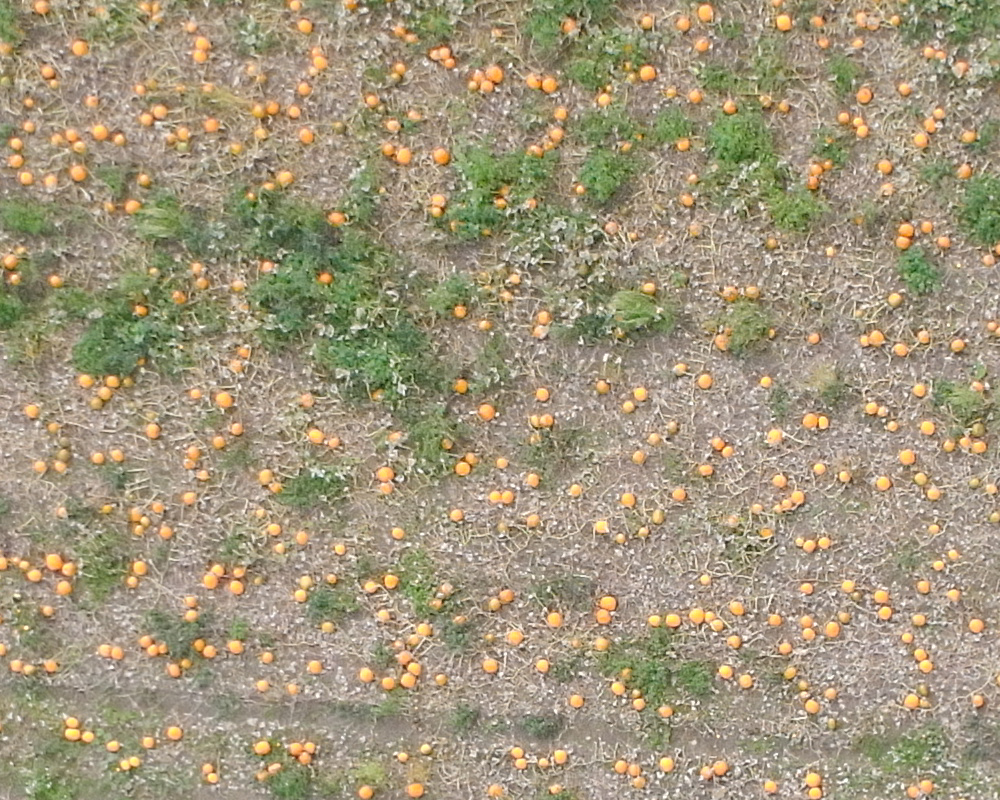
#> input picture Source/input/zoomed_original.jpg, 1000 x 800 px
$ python count_pumpkins.py
#> lines starting #> are read from the running program, lines starting #| are printed output that depends on the picture; after the words box and inside, x2 and y2 are one past the last pixel; in counts of white or black regions, pixels touching at a corner belong together
from math import floor
import cv2
import numpy as np
import random
import seaborn as sns
import matplotlib.pyplot as plt


class CountPumpkins:
    def __init__(self, img, debug = False):

        self.debug = debug

        # Inversed covariance matrix and average from "colour_variance/get_threshold.py"
        # Used to determine Mahalanobis distance for colour segmentation
        self.cov_inv = np.array([[0.1425055, 0.00316633, -0.00380055],
                                 [0.00316633, 0.00282081, 0.00163333],
                                 [-0.00380055, 0.00163333, 0.00575833]])

        self.avg = np.array([17.49497487, 155.94974874, 247.45477387])

        self.img = img
        self.img_hsv = cv2.cvtColor(self.img, cv2.COLOR_BGR2HSV)
        self.pixels = np.reshape(self.img_hsv, (-1, 3))

        self.pumpkin_count = self.detect()


    def detect(self):

        img_blur = cv2.GaussianBlur(self.img_hsv, (7, 7), 0)

        segmented_image = self.mahalanobis(img_blur)

        # Morphological filtering the image
        kernel_cls = np.ones((9, 9), np.uint8)
        kernel_opn = np.ones((5, 5), np.uint8)
        morp_image = cv2.morphologyEx(segmented_image, cv2.MORPH_CLOSE, kernel_cls)
        morp_image = cv2.morphologyEx(morp_image, cv2.MORPH_OPEN, kernel_opn)

        contours, hierarchy = cv2.findContours(morp_image, cv2.RETR_TREE, cv2.CHAIN_APPROX_SIMPLE)

        # Filter contours
        image_copy = self.img.copy()

        contours = self.remove_outliers(contours)
        cv2.drawContours(image=image_copy, contours=contours, contourIdx=-1, color=(255, 0, 0), thickness=1, lineType=cv2.LINE_AA)
        contours, clusters, size_avg = self.circlepass_filter(contours)

        if (size_avg == 0):
            return 0

        extra_count = self.count_in_cluster(clusters, size_avg, image_copy)
        pumpkin_count = len(contours) + extra_count
        cv2.drawContours(image=image_copy, contours=contours, contourIdx=-1, color=(0, 0, 255), thickness=1, lineType=cv2.LINE_AA)


        if (self.debug):
            # self.show_output(image_copy, contours, (0, 0, 255), "contours.jpg")
            self.show_output(image_copy, contours, (0, 0, 255))
            cv2.imwrite("output/segmented.jpg", segmented_image)
            cv2.imwrite("output/morp.jpg", morp_image)
            # print("Number of detected pumpkins: %d" % pumpkin_count)


        return pumpkin_count


    def mahalanobis(self, img):
        # Mahalanobis based segmentation
        shape = self.pixels.shape
        diff = self.pixels - np.repeat([self.avg], shape[0], axis=0)

        mahalanobis_dist = np.sum(diff * (diff @ self.cov_inv), axis=1)
        mahalanobis_distance_image = np.reshape(mahalanobis_dist, (img.shape[0], img.shape[1]))

        _, mahalanobis_segmented = cv2.threshold(mahalanobis_distance_image, 40, 255, cv2.THRESH_BINARY_INV)
        mahalanobis_segmented = mahalanobis_segmented.astype(np.uint8)

        return mahalanobis_segmented


    def remove_outliers(self, contours):

        good_contours = []
        contour_size = []
        thres = 4.5


        for contour in contours:
            size = np.sqrt(cv2.contourArea(contour))
            if (size != 0):
                contour_size.append(size)

        # plt.hist(contour_size, range=(0,40), bins=500)
        # plt.show()

        for i, size in enumerate(contour_size):
            if (size > thres):
                good_contours.append(contours[i])

        return good_contours


    # [68 lines left out: functions circlepass_filter, count_in_cluster, show_output, not called in this run]


if __name__ == '__main__':

    # path = "../2019-03-19 Images for third miniproject/"
    # filename = path + "EB-02-660_0595_0007.JPG"
    # filename = "../Pumpkin_Field_Clearer.tif"
    filename = "input/zoomed_original.jpg"


    image = cv2.imread(filename)
#> image is the input picture: shape (800, 1000, 3); mean B, G, R 123.7, 150.4, 162.1
    pumpkins = CountPumpkins(image, debug = True)
#> in __init__, `self.img_hsv = cv2.cvtColor(self.img, cv2.COLOR_BGR2HSV)`: self.img_hsv: shape (800, 1000, 3); mean H, S, V 21.4, 63.4, 164
#> in detect, `img_blur = cv2.GaussianBlur(self.img_hsv, (7, 7), 0)`: img_blur: shape (800, 1000, 3); mean H, S, V 21.4, 63.4, 164
#> in mahalanobis, `mahalanobis_distance_image = np.reshape(mahalanobis_dist, (img.shape[0..`:
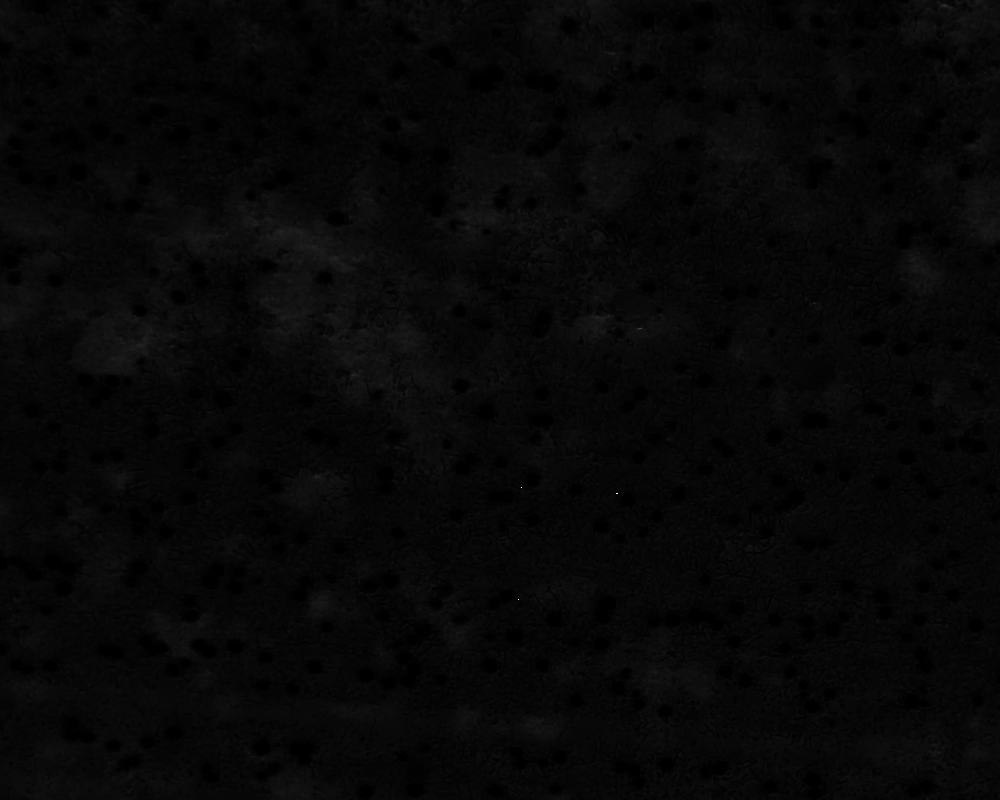
#> mahalanobis_distance_image: shape (800, 1000) float64; min 0.0368, max 3755.2, mean 113.6; drawn with min black and max white
#> in mahalanobis, `_, mahalanobis_segmented = cv2.threshold(mahalanobis_distance_image, 4..`:
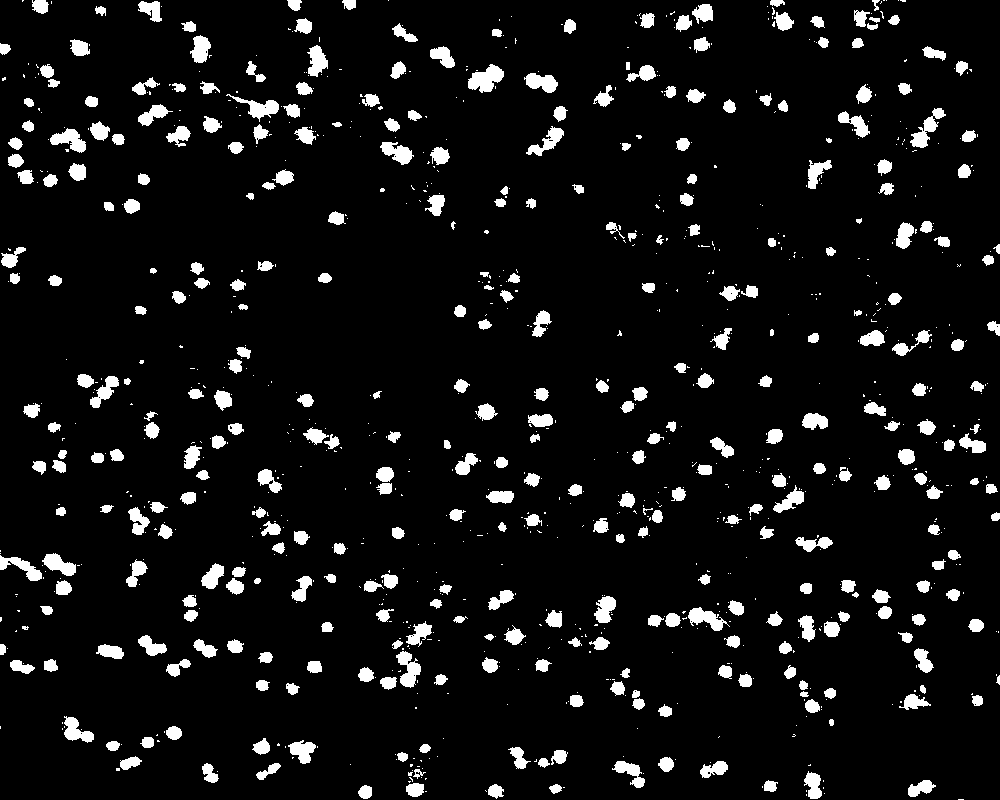
#> mahalanobis_segmented: shape (800, 1000) float64; 7.3% white; 1060 white regions (701 under 20 px), largest, box (x1, y1, x2, y2) and area: (468, 64, 504, 93) 620, (910, 108, 946, 148) 515, (396, 651, 421, 688) 502
#> in detect, `morp_image = cv2.morphologyEx(segmented_image, cv2.MORPH_CLOSE, kernel..`:
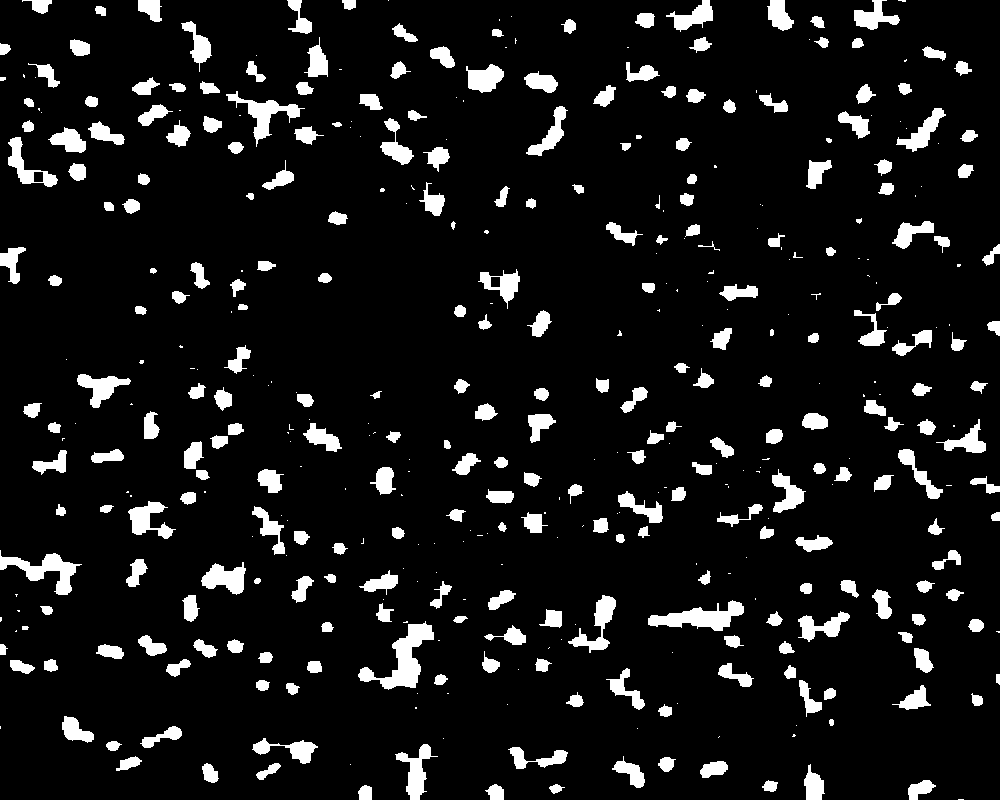
#> morp_image: shape (800, 1000); 8.8% white; 437 white regions (164 under 20 px), largest, box (x1, y1, x2, y2) and area: (358, 621, 434, 690) 1816, (648, 600, 744, 631) 1417, (0, 550, 82, 595) 1288
#> in detect, `morp_image = cv2.morphologyEx(morp_image, cv2.MORPH_OPEN, kernel_opn)`:
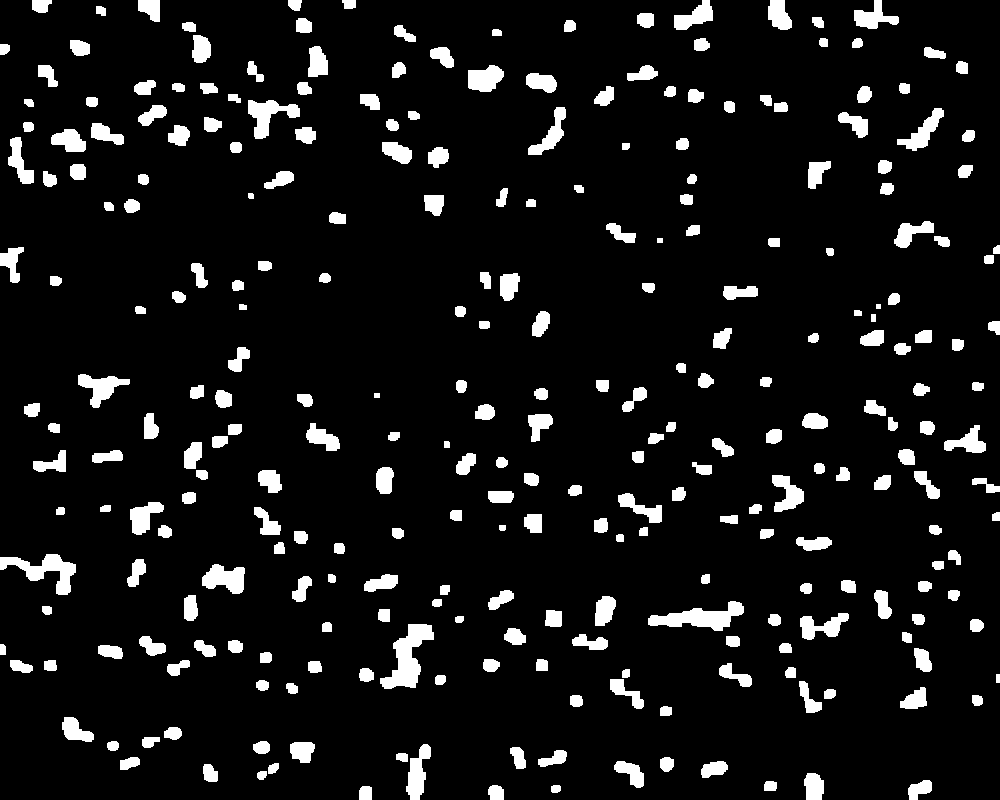
#> morp_image: shape (800, 1000); 8.3% white; 285 white regions
#> in detect, `contours, hierarchy = cv2.findContours(morp_image, cv2.RETR_TREE, cv2...`: contours = 285 contours, 1 with area under 20; largest, box (x1, y1, x2, y2) and area: (380, 624, 434, 689) 1494, (648, 601, 744, 631) 1277, (0, 554, 76, 595) 1138, (248, 100, 300, 139) 849, (202, 564, 245, 594) 794
#> the loop in remove_outliers, `for contour in contours:` made 285 passes
#> size on passes 1 to 3: 12.21, 7.58, 13.51
#> after the loop in remove_outliers, `for contour in contours:`: contour_size = 285 values, max 38.65 at index 56, min 4 at index 177, mean 13.17
#> the loop in remove_outliers, `for i, size in enumerate(contour_size):` made 285 passes
#> after the loop in remove_outliers, `for i, size in enumerate(contour_size):`: good_contours = 282 contours; largest, box (x1, y1, x2, y2) and area: (380, 624, 434, 689) 1494, (648, 601, 744, 631) 1277, (0, 554, 76, 595) 1138, (248, 100, 300, 139) 849, (202, 564, 245, 594) 794
#> in detect, `contours = self.remove_outliers(contours)`: contours has the same summary as good_contours in remove_outliers
#> (the run stopped early here; a loop or call above may not have finished)

$ run again, with Miniproject 1/Source/output/contours.jpg copied over Source/input/zoomed_original.jpg
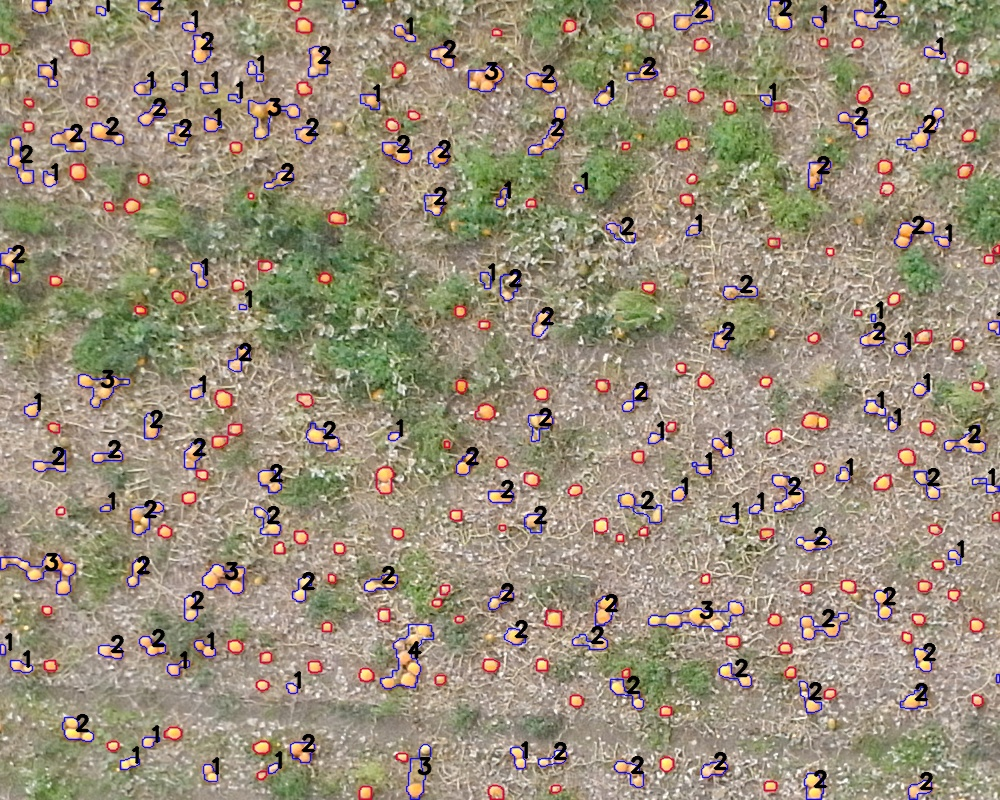
#> input picture Miniproject 1/Source/output/contours.jpg, 1000 x 800 px
#> image is the input picture: shape (800, 1000, 3); mean B, G, R 122.9, 143.1, 155.5
#> self.img_hsv: shape (800, 1000, 3); mean H, S, V 28.6, 66.2, 159.1
#> img_blur: shape (800, 1000, 3); mean H, S, V 28.6, 66.2, 159.1
#> in mahalanobis, `_, mahalanobis_segmented = cv2.threshold(mahalanobis_distance_image, 4..`:
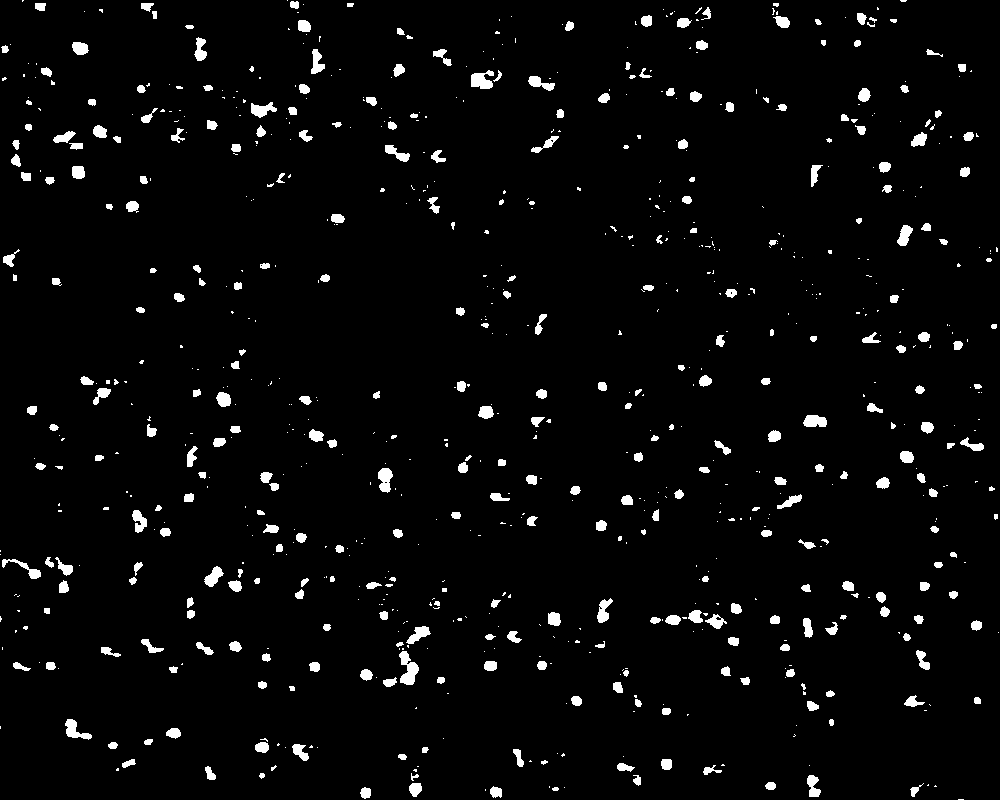
#> mahalanobis_segmented: shape (800, 1000) float64; 3.4% white; 824 white regions (495 under 20 px), largest, box (x1, y1, x2, y2) and area: (399, 651, 419, 685) 383, (471, 70, 494, 89) 299, (378, 468, 393, 493) 263
#> in detect, `morp_image = cv2.morphologyEx(morp_image, cv2.MORPH_OPEN, kernel_opn)`:
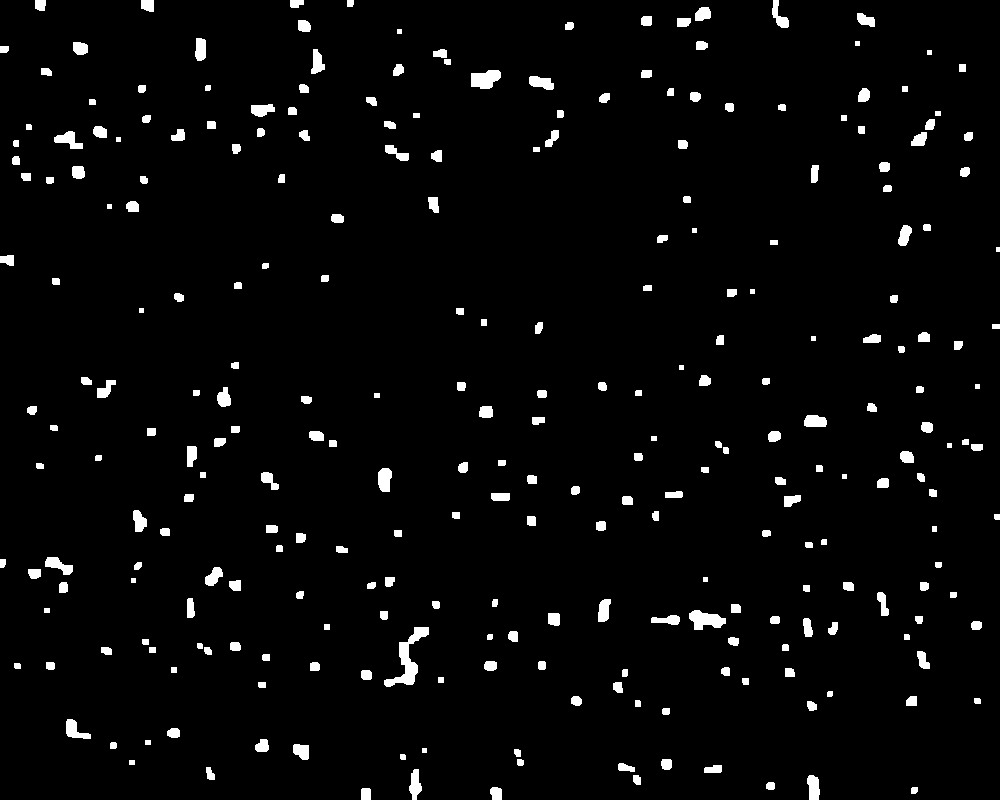
#> morp_image: shape (800, 1000); 3.1% white; 274 white regions
#> in detect, `contours, hierarchy = cv2.findContours(morp_image, cv2.RETR_TREE, cv2...`: contours = 274 contours, 17 with area under 20; largest, box (x1, y1, x2, y2) and area: (384, 627, 429, 687) 728, (689, 610, 726, 630) 423, (471, 70, 501, 89) 388, (378, 468, 392, 492) 248, (54, 131, 83, 149) 236
#> the loop in remove_outliers, `for contour in contours:` made 274 passes
#> size on passes 1 to 3: 9.9, 5.79, 10.77
#> after the loop in remove_outliers, `for contour in contours:`: contour_size = 274 values, max 26.98 at index 56, min 3.46 at index 187, mean 8.02
#> the loop in remove_outliers, `for i, size in enumerate(contour_size):` made 274 passes
#> after the loop in remove_outliers, `for i, size in enumerate(contour_size):`: good_contours = 250 contours; largest, box (x1, y1, x2, y2) and area: (384, 627, 429, 687) 728, (689, 610, 726, 630) 423, (471, 70, 501, 89) 388, (378, 468, 392, 492) 248, (54, 131, 83, 149) 236
#> in detect, `contours = self.remove_outliers(contours)`: contours has the same summary as good_contours in remove_outliers
